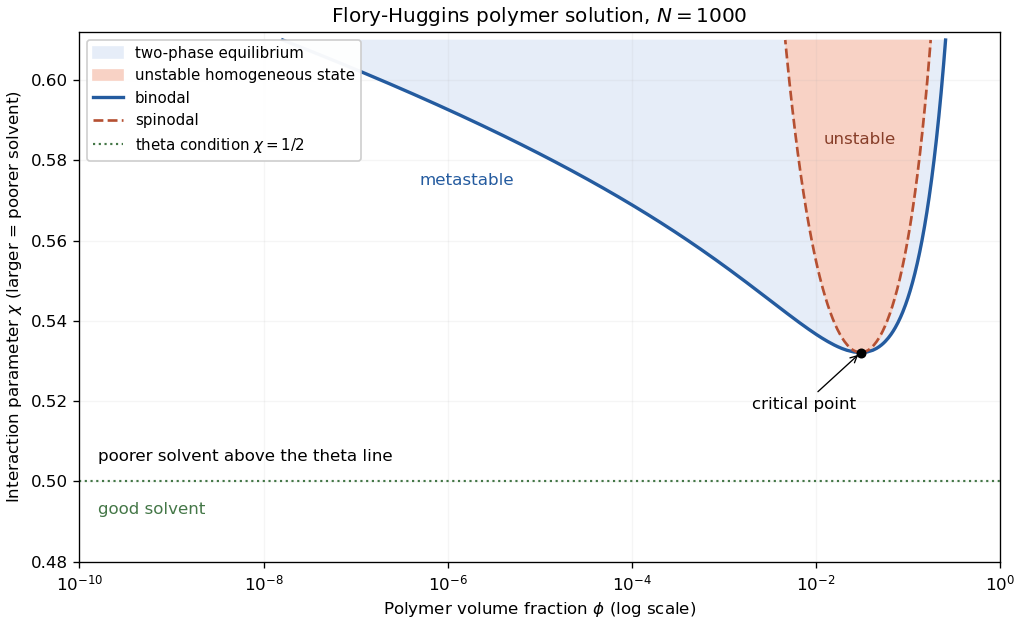

The Python source for this figure:
"""Original Flory-Huggins phase diagram; coexistence from a common tangent.

The inner bisections find the two stable stationary concentrations for a
trial chemical potential. The outer one equates their grand potentials.
Only NumPy and Matplotlib are required; output goes to the current directory.
"""
from pathlib import Path
import matplotlib
matplotlib.use("Agg")
import matplotlib.pyplot as plt
import numpy as np

N = 1000
critical_phi = 1 / (1 + np.sqrt(N))
critical_chi = 0.5 * (1 + 1 / np.sqrt(N))**2


def free_energy(phi, chi):
    return phi / N * np.log(phi) + (1 - phi) * np.log1p(-phi) + chi * phi * (1 - phi)


def chemical_potential(phi, chi):
    return (np.log(phi) + 1) / N - np.log1p(-phi) - 1 + chi * (1 - 2 * phi)


def bisect(function, lower, upper, iterations=65):
    left_value = function(lower)
    right_value = function(upper)
    assert left_value * right_value <= 0, (lower, upper, left_value, right_value)
    for _ in range(iterations):
        middle = (lower + upper) / 2
        value = function(middle)
        if value * left_value > 0:
            lower, left_value = middle, value
        else:
            upper = middle
    return (lower + upper) / 2


def coexistence(chi):
    roots = np.sort(np.roots([2 * chi * N, N - 1 - 2 * chi * N, 1]))
    spin_low, spin_high = roots

    def phases(mu):
        low = np.exp(bisect(lambda u: chemical_potential(np.exp(u), chi) - mu,
                            -700, np.log(spin_low)))
        high = bisect(lambda p: chemical_potential(p, chi) - mu,
                      spin_high, 1 - 1e-12)
        return low, high

    def difference(mu):
        low, high = phases(mu)
        return free_energy(high, chi) - mu * high - free_energy(low, chi) + mu * low

    # Stay just inside the metastability limits to avoid roundoff at double roots.
    minimum = chemical_potential(spin_high, chi)
    maximum = chemical_potential(spin_low, chi)
    pad = (maximum - minimum) * 1e-9
    mu = bisect(difference, minimum + pad, maximum - pad)
    low, high = phases(mu)
    assert low < spin_low < spin_high < high
    assert abs(chemical_potential(low, chi) - chemical_potential(high, chi)) < 1e-10
    assert abs(difference(mu)) < 1e-10
    return low, high, spin_low, spin_high


chis = np.linspace(critical_chi + 0.00015, 0.61, 180)
branches = np.array([coexistence(chi) for chi in chis])
fig, ax = plt.subplots(figsize=(8.5, 5.2), layout="constrained")
ax.fill_betweenx(chis, branches[:, 0], branches[:, 1], color="#e6edf8",
                 label="two-phase equilibrium")
ax.fill_betweenx(chis, branches[:, 2], branches[:, 3], color="#f8d2c5",
                 label="unstable homogeneous state")
for column in [0, 1]:
    ax.plot(np.r_[critical_phi, branches[:, column]], np.r_[critical_chi, chis],
            color="#245b9f", lw=2, label="binodal" if column == 0 else None)
for column in [2, 3]:
    ax.plot(np.r_[critical_phi, branches[:, column]], np.r_[critical_chi, chis],
            color="#b55032", lw=1.6, ls="--", label="spinodal" if column == 2 else None)
ax.axhline(0.5, color="#447747", lw=1.3, ls=":", label=r"theta condition $\chi=1/2$")
ax.plot(critical_phi, critical_chi, "o", color="black", ms=5)
ax.annotate("critical point", (critical_phi, critical_chi), xytext=(0.002, 0.518),
            arrowprops={"arrowstyle": "->", "lw": 0.8}, fontsize=10)
ax.text(1.6e-10, 0.492, "good solvent", color="#447747", fontsize=10)
ax.text(1.6e-10, 0.505, "poorer solvent above the theta line", fontsize=10)
ax.text(0.012, 0.584, "unstable", color="#873e29", fontsize=10)
ax.text(5e-7, 0.574, "metastable", color="#245b9f", fontsize=10)
ax.set(xscale="log", xlim=(1e-10, 1), ylim=(0.48, 0.612),
       xlabel=r"Polymer volume fraction $\phi$ (log scale)",
       ylabel=r"Interaction parameter $\chi$ (larger = poorer solvent)",
       title=r"Flory-Huggins polymer solution, $N=1000$")
ax.legend(loc="upper left", fontsize=9, framealpha=0.96)
ax.grid(alpha=0.12)
fig.savefig(Path(__file__).with_suffix(".png").name, dpi=120, facecolor="white")
